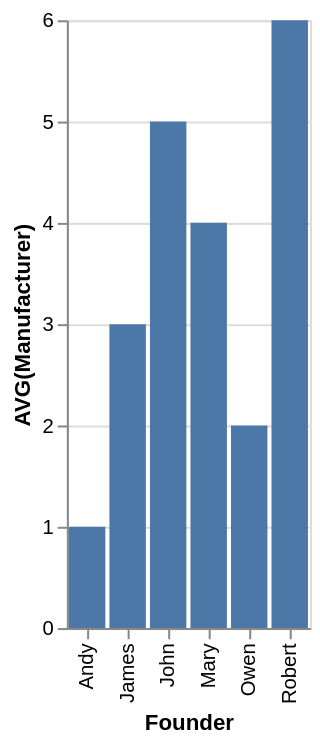

Vega-Lite specification stored for this chart:
### Vega-Lite specification from a JSON file in a GitHub repository (floating-point values rounded to 4 significant figures)
{"data": {"values": [{"x_data": "Andy", "y_data": 1}, {"x_data": "James", "y_data": 3}, {"x_data": "John", "y_data": 5}, {"x_data": "Mary", "y_data": 4}, {"x_data": "Owen", "y_data": 2}, {"x_data": "Robert", "y_data": 6}]}, "mark": "bar", "encoding": {"x": {"field": "x_data", "type": "nominal", "title": "Founder", "sort": "ascending"}, "y": {"field": "y_data", "type": "quantitative", "title": "AVG(Manufacturer)"}}}
